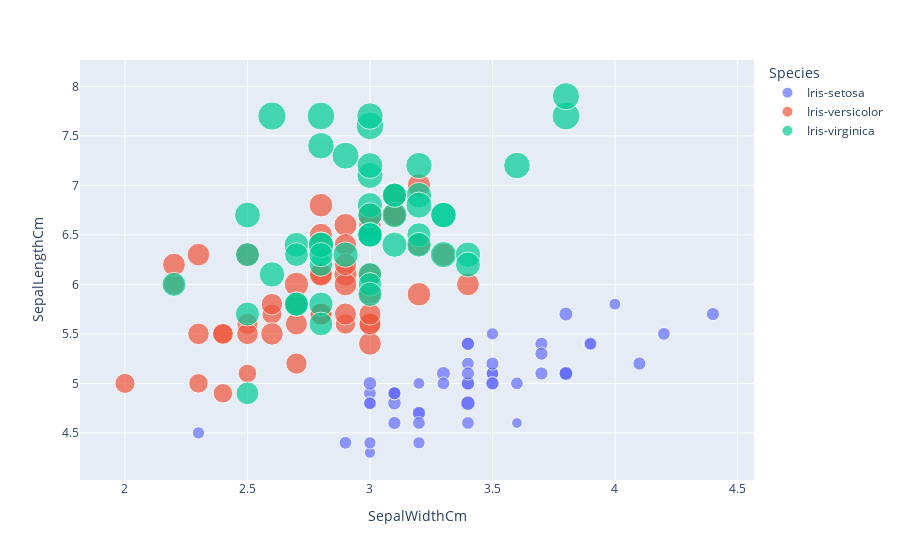

Notebook code for this chart:
### Markdown cell above
##### Bubble Plot

### Code cell
fig = px.scatter(df, x="SepalWidthCm", y="SepalLengthCm", color="Species",
                 size='PetalLengthCm', hover_data=['PetalWidthCm'])
# save plot in png format
fig.write_image("iris_flower_classification.png")
fig.show()

### Figure 1 — Plotly figure (JSON) as saved in the notebook; plotly's stock layout.template omitted (floating-point values rounded to 4 significant figures)
{"data": [{"customdata": [[0.2], [0.2], [0.2], [0.2], [0.2], [0.4], [0.3], [0.2], [0.2], [0.1], [0.2], [0.2], [0.1], [0.1], [0.2], [0.4], [0.4], [0.3], [0.3], [0.3], [0.2], [0.4], [0.2], [0.5], [0.2], [0.2], [0.4], [0.2], [0.2], [0.2], [0.2], [0.4], [0.1], [0.2], [0.1], [0.2], [0.2], [0.1], [0.2], [0.2], [0.3], [0.3], [0.2], [0.6], [0.4], [0.3], [0.2], [0.2], [0.2], [0.2]], "hovertemplate": "Species=Iris-setosa<br>SepalWidthCm=%{x}<br>SepalLengthCm=%{y}<br>PetalLengthCm=%{marker.size}<br>PetalWidthCm=%{customdata[0]}<extra></extra>", "legendgroup": "Iris-setosa", "marker": {"color": "#636efa", "size": [1.4, 1.4, 1.3, 1.5, 1.4, 1.7, 1.4, 1.5, 1.4, 1.5, 1.5, 1.6, 1.4, 1.1, 1.2, 1.5, 1.3, 1.4, 1.7, 1.5, 1.7, 1.5, 1, 1.7, 1.9, 1.6, 1.6, 1.5, 1.4, 1.6, 1.6, 1.5, 1.5, 1.4, 1.5, 1.2, 1.3, 1.5, 1.3, 1.5, 1.3, 1.3, 1.3, 1.6, 1.9, 1.4, 1.6, 1.4, 1.5, 1.4], "sizemode": "area", "sizeref": 0.01725, "symbol": "circle"}, "mode": "markers", "name": "Iris-setosa", "orientation": "v", "showlegend": true, "type": "scatter", "x": [3.5, 3, 3.2, 3.1, 3.6, 3.9, 3.4, 3.4, 2.9, 3.1, 3.7, 3.4, 3, 3, 4, 4.4, 3.9, 3.5, 3.8, 3.8, 3.4, 3.7, 3.6, 3.3, 3.4, 3, 3.4, 3.5, 3.4, 3.2, 3.1, 3.4, 4.1, 4.2, 3.1, 3.2, 3.5, 3.1, 3, 3.4, 3.5, 2.3, 3.2, 3.5, 3.8, 3, 3.8, 3.2, 3.7, 3.3], "xaxis": "x", "y": [5.1, 4.9, 4.7, 4.6, 5, 5.4, 4.6, 5, 4.4, 4.9, 5.4, 4.8, 4.8, 4.3, 5.8, 5.7, 5.4, 5.1, 5.7, 5.1, 5.4, 5.1, 4.6, 5.1, 4.8, 5, 5, 5.2, 5.2, 4.7, 4.8, 5.4, 5.2, 5.5, 4.9, 5, 5.5, 4.9, 4.4, 5.1, 5, 4.5, 4.4, 5, 5.1, 4.8, 5.1, 4.6, 5.3, 5], "yaxis": "y"}, {"customdata": [[1.4], [1.5], [1.5], [1.3], [1.5], [1.3], [1.6], [1], [1.3], [1.4], [1], [1.5], [1], [1.4], [1.3], [1.4], [1.5], [1], [1.5], [1.1], [1.8], [1.3], [1.5], [1.2], [1.3], [1.4], [1.4], [1.7], [1.5], [1], [1.1], [1], [1.2], [1.6], [1.5], [1.6], [1.5], [1.3], [1.3], [1.3], [1.2], [1.4], [1.2], [1], [1.3], [1.2], [1.3], [1.3], [1.1], [1.3]], "hovertemplate": "Species=Iris-versicolor<br>SepalWidthCm=%{x}<br>SepalLengthCm=%{y}<br>PetalLengthCm=%{marker.size}<br>PetalWidthCm=%{customdata[0]}<extra></extra>", "legendgroup": "Iris-versicolor", "marker": {"color": "#EF553B", "size": [4.7, 4.5, 4.9, 4, 4.6, 4.5, 4.7, 3.3, 4.6, 3.9, 3.5, 4.2, 4, 4.7, 3.6, 4.4, 4.5, 4.1, 4.5, 3.9, 4.8, 4, 4.9, 4.7, 4.3, 4.4, 4.8, 5, 4.5, 3.5, 3.8, 3.7, 3.9, 5.1, 4.5, 4.5, 4.7, 4.4, 4.1, 4, 4.4, 4.6, 4, 3.3, 4.2, 4.2, 4.2, 4.3, 3, 4.1], "sizemode": "area", "sizeref": 0.01725, "symbol": "circle"}, "mode": "markers", "name": "Iris-versicolor", "orientation": "v", "showlegend": true, "type": "scatter", "x": [3.2, 3.2, 3.1, 2.3, 2.8, 2.8, 3.3, 2.4, 2.9, 2.7, 2, 3, 2.2, 2.9, 2.9, 3.1, 3, 2.7, 2.2, 2.5, 3.2, 2.8, 2.5, 2.8, 2.9, 3, 2.8, 3, 2.9, 2.6, 2.4, 2.4, 2.7, 2.7, 3, 3.4, 3.1, 2.3, 3, 2.5, 2.6, 3, 2.6, 2.3, 2.7, 3, 2.9, 2.9, 2.5, 2.8], "xaxis": "x", "y": [7, 6.4, 6.9, 5.5, 6.5, 5.7, 6.3, 4.9, 6.6, 5.2, 5, 5.9, 6, 6.1, 5.6, 6.7, 5.6, 5.8, 6.2, 5.6, 5.9, 6.1, 6.3, 6.1, 6.4, 6.6, 6.8, 6.7, 6, 5.7, 5.5, 5.5, 5.8, 6, 5.4, 6, 6.7, 6.3, 5.6, 5.5, 5.5, 6.1, 5.8, 5, 5.6, 5.7, 5.7, 6.2, 5.1, 5.7], "yaxis": "y"}, {"customdata": [[2.5], [1.9], [2.1], [1.8], [2.2], [2.1], [1.7], [1.8], [1.8], [2.5], [2], [1.9], [2.1], [2], [2.4], [2.3], [1.8], [2.2], [2.3], [1.5], [2.3], [2], [2], [1.8], [2.1], [1.8], [1.8], [1.8], [2.1], [1.6], [1.9], [2], [2.2], [1.5], [1.4], [2.3], [2.4], [1.8], [1.8], [2.1], [2.4], [2.3], [1.9], [2.3], [2.5], [2.3], [1.9], [2], [2.3], [1.8]], "hovertemplate": "Species=Iris-virginica<br>SepalWidthCm=%{x}<br>SepalLengthCm=%{y}<br>PetalLengthCm=%{marker.size}<br>PetalWidthCm=%{customdata[0]}<extra></extra>", "legendgroup": "Iris-virginica", "marker": {"color": "#00cc96", "size": [6, 5.1, 5.9, 5.6, 5.8, 6.6, 4.5, 6.3, 5.8, 6.1, 5.1, 5.3, 5.5, 5, 5.1, 5.3, 5.5, 6.7, 6.9, 5, 5.7, 4.9, 6.7, 4.9, 5.7, 6, 4.8, 4.9, 5.6, 5.8, 6.1, 6.4, 5.6, 5.1, 5.6, 6.1, 5.6, 5.5, 4.8, 5.4, 5.6, 5.1, 5.1, 5.9, 5.7, 5.2, 5, 5.2, 5.4, 5.1], "sizemode": "area", "sizeref": 0.01725, "symbol": "circle"}, "mode": "markers", "name": "Iris-virginica", "orientation": "v", "showlegend": true, "type": "scatter", "x": [3.3, 2.7, 3, 2.9, 3, 3, 2.5, 2.9, 2.5, 3.6, 3.2, 2.7, 3, 2.5, 2.8, 3.2, 3, 3.8, 2.6, 2.2, 3.2, 2.8, 2.8, 2.7, 3.3, 3.2, 2.8, 3, 2.8, 3, 2.8, 3.8, 2.8, 2.8, 2.6, 3, 3.4, 3.1, 3, 3.1, 3.1, 3.1, 2.7, 3.2, 3.3, 3, 2.5, 3, 3.4, 3], "xaxis": "x", "y": [6.3, 5.8, 7.1, 6.3, 6.5, 7.6, 4.9, 7.3, 6.7, 7.2, 6.5, 6.4, 6.8, 5.7, 5.8, 6.4, 6.5, 7.7, 7.7, 6, 6.9, 5.6, 7.7, 6.3, 6.7, 7.2, 6.2, 6.1, 6.4, 7.2, 7.4, 7.9, 6.4, 6.3, 6.1, 7.7, 6.3, 6.4, 6, 6.9, 6.7, 6.9, 5.8, 6.8, 6.7, 6.7, 6.3, 6.5, 6.2, 5.9], "yaxis": "y"}], "layout": {"legend": {"itemsizing": "constant", "title": {"text": "Species"}, "tracegroupgap": 0}, "margin": {"t": 60}, "xaxis": {"anchor": "y", "domain": [0, 1], "title": {"text": "SepalWidthCm"}}, "yaxis": {"anchor": "x", "domain": [0, 1], "title": {"text": "SepalLengthCm"}}}}
